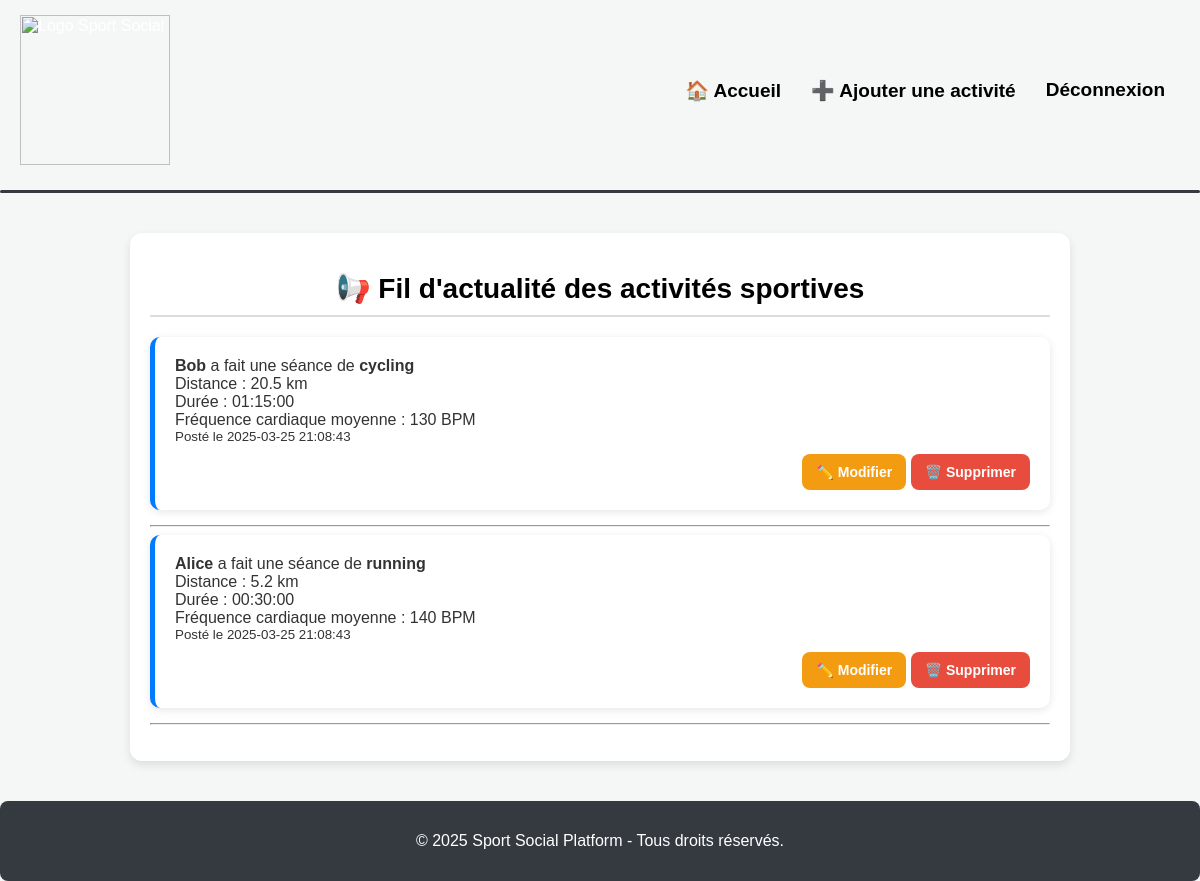
The page / on the database its author committed.
### tables this page shows
CREATE TABLE IF NOT EXISTS activities (
    id INT AUTO_INCREMENT PRIMARY KEY,
    user_id INT NOT NULL,
    sport_type ENUM('running', 'swimming', 'cycling') NOT NULL,
    distance FLOAT,
    duration TIME,
    avg_heart_rate INT,
    created_at TIMESTAMP DEFAULT CURRENT_TIMESTAMP,
    FOREIGN KEY (user_id) REFERENCES users(id) ON DELETE CASCADE
);

CREATE TABLE IF NOT EXISTS users (
    id INT AUTO_INCREMENT PRIMARY KEY,
    username VARCHAR(50) UNIQUE NOT NULL,
    email VARCHAR(100) UNIQUE NOT NULL,
    created_at TIMESTAMP DEFAULT CURRENT_TIMESTAMP
);

### config.php (called while the page is built, shortened)
<?php
$host = 'localhost';
$dbname = 'sport_social_network';
$username = 'root';
$password = 'root';
try {
    $pdo = new PDO("mysql:host=$host;dbname=$dbname", $username, $password);
    $pdo->setAttribute(PDO::ATTR_ERRMODE, PDO::ERRMODE_EXCEPTION);
} catch (PDOException $e) {
    die("Erreur de connexion : " . $e->getMessage());
}
function getActivities()
{
    global $pdo;
    $stmt = $pdo->query("SELECT a.*, u.username FROM activities a JOIN users u ON a.user_id = u.id ORDER BY a.created_at DESC");
    return $stmt->fetchAll(PDO::FETCH_ASSOC);
}
?>

### index.php (the view, shortened to what this page needs)
<?php
require 'config.php';
require 'inc/header.php';
$activities = getActivities();
?>
<!DOCTYPE html>
<html lang="fr">
<head>
    <link rel="stylesheet" href="styles.css">
</head>
<body>
    <div class="container">
        <h1 class="section-title">📢 Fil d'actualité des activités sportives</h1>
        <?php if (empty($activities)): ?>
            <p>Aucune activité enregistrée.</p>
        <?php else: ?>
            <ul>
                <?php foreach ($activities as $activity): ?>
                    <li class="activity-card">
                        <strong><?= htmlspecialchars($activity['username']) ?></strong> a fait une séance de
                        <strong><?= htmlspecialchars($activity['sport_type']) ?></strong>
                        <br> Distance : <?= htmlspecialchars($activity['distance']) ?> km
                        <br> Durée : <?= htmlspecialchars($activity['duration']) ?>
                        <br> Fréquence cardiaque moyenne : <?= htmlspecialchars($activity['avg_heart_rate']) ?> BPM
                        <br> <small>Posté le <?= htmlspecialchars($activity['created_at']) ?></small>
                        <div class="buttons">
                            <a href="edit_activity.php?id=<?= $activity['id'] ?>" class="edit-btn">✏️ Modifier</a>
                            <form action="delete_activity.php" method="POST" style="display:inline;"
                                onsubmit="return confirm('Êtes-vous sûr de vouloir supprimer cette activité ?');">
                                <button type="submit" class="delete-btn">🗑️ Supprimer</button>
                            </form>
                        </div>
                    </li>
                    <hr>
                <?php endforeach; ?>
            </ul>
        <?php endif; ?>
    </div>
</body>
</html>
<?php require 'inc/footer.php'; ?>

### inc/header.php
<header>
    <div class="header-container">
        <div class="logo">
            <img src="images/logoSchool.png" alt="Logo Sport Social">
        </div>
        <nav class="nav-menu">
            <a href="index.php">🏠 Accueil</a>
            <a href="add_activity.php">➕ Ajouter une activité</a>
            <a href="">Déconnexion</a>
        </nav>
    </div>
    <hr class="header-separator">
</header>

### inc/footer.php
<footer>
    <div class="footer-container">
        <p>© <?= date("Y"); ?> Sport Social Platform - Tous droits réservés.</p>
    </div>
</footer>

### styles.css (style rules this page uses)
body { font-family: 'DIN Alternate', sans-serif; background-color: #f4f7f6; margin: 0; padding: 0; color: #333; }
.container { max-width: 900px; margin: 40px auto; padding: 20px; background-color: #fff; border-radius: 12px; box-shadow: 0 4px 10px rgba(0, 0, 0, 0.1); }
h1, h2, h3 { font-size: 26px; color: #2c3e50; text-align: center; font-weight: bold; border-bottom: 2px solid #ddd; padding-bottom: 10px; font-family: 'DIN Alternate', sans-serif; }
ul { list-style-type: none; padding: 0; }
li { margin-bottom: 15px; }
.activity-card { background: #fff; padding: 20px; border-radius: 10px; box-shadow: 0 2px 8px rgba(0, 0, 0, 0.1); margin-bottom: 15px; border-left: 5px solid #007bff; transition: 0.3s ease-in-out; }
.buttons { margin-top: 10px; text-align: right; }
.edit-btn, .delete-btn, .add-btn { padding: 10px 14px; border: none; cursor: pointer; font-size: 14px; text-decoration: none; display: inline-block; border-radius: 8px; font-weight: bold; transition: background 0.3s ease-in-out; }
.edit-btn { background-color: #f39c12; color: #fff; }
.delete-btn { background-color: #e74c3c; color: #fff; }
.header-container { display: flex; justify-content: space-between; align-items: center; padding: 15px 20px; color: white; border-radius: 8px; }
.logo img { height: 150px; }
.nav-menu { display: flex; align-items: center; }
.nav-menu a { color: black; text-decoration: none; margin: 0 15px; font-weight: bold; font-size: 19px; transition: color 0.3s ease-in-out; }
.footer-container { text-align: center; padding: 15px; background-color: #343a40; color: white; margin-top: 20px; border-radius: 8px; }
.header-separator { border: none; height: 3px; background: #343a40; margin: 10px 0; border-radius: 2px; }
.section-title { font-size: 28px; font-family: 'DIN Alternate', sans-serif; font-weight: bold; text-align: center; color: black; margin-bottom: 20px; padding-bottom: 10px; position: relative; }

### rows shown on the page
activities: user.username "Bob", sport_type "cycling", distance "20.5", duration "01:15:00", avg_heart_rate "130", created_at "2025-03-25 21:08:43"
activities: user.username "Alice", sport_type "running", distance "5.2", duration "00:30:00", avg_heart_rate "140", created_at "2025-03-25 21:08:43"
